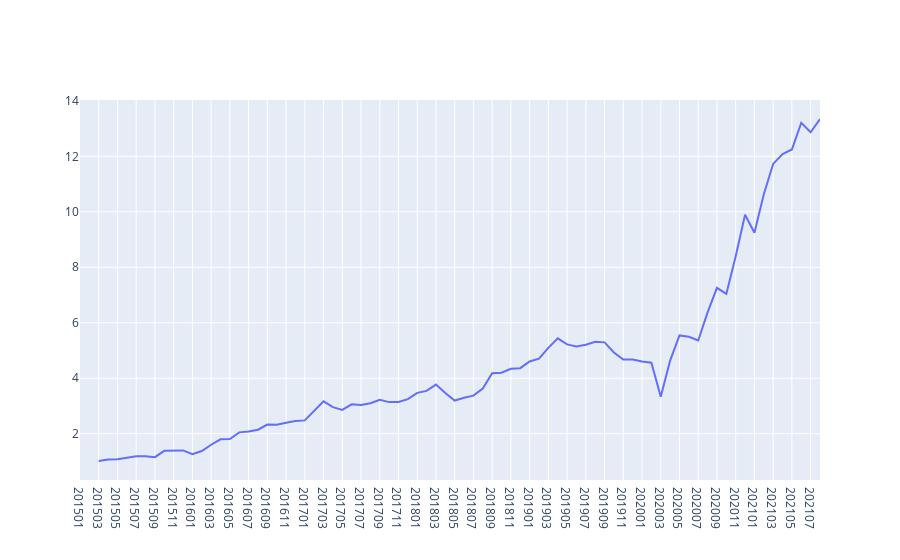

Notebook code cell kept with this figure:
### Code cell
weight1 = 1
weight2 = 0.0
weight3 = 1-weight1-weight2

rank_sum = rank1*weight1 + rank2*weight2 + rank3*weight3
rank_sum.yr_month=rank1.yr_month
rank_rank=rank_sum.rank(axis=1, ascending=True, pct=True)
rank_rank.yr_month=rank1.yr_month
signal=rank_rank[rank_rank<=0.03].dropna(axis=1, how='all')
signal[signal>0]=1
signal.yr_month=rank1.yr_month
signal.to_csv('ranks/multi_3factor_signal.csv')
signal=signal.shift(1)
mm_hold=signal.count(axis=1).max()
profit_arr=(signal*monthly_ret[signal.columns.tolist()]).dropna(axis=1, how='all')

signal.to_csv('equity_netprofitgrowth_signal.csv')
profit_arr['daily_ret']=profit_arr.mean(axis=1)

profit_arr['profit']=(profit_arr['daily_ret']+1).cumprod()
daily_profit=profit_arr['daily_ret'].tolist()
cumulative=profit_arr['profit'].dropna().tolist()
#print(daily_profit)
profit_arr['yr_month']=rank1.yr_month
profit_arr.to_csv('multi_3factor_profit_arr.csv')
win_arr = [x for x in daily_profit if x > 0]
loss_arr=[x for x in daily_profit if x < 0]
win_rate = len(win_arr) / (len(loss_arr)+len(win_arr))
#cumulative.to_csv('3factor_cumulative.csv')
dd_arr=[]
for i in range(len(cumulative)):
    if i>0:
        dd_arr.append((max(cumulative[:i])- cumulative[i-1])/max(cumulative[:i]))
max_dd=max(dd_arr)
print('weight1:{} and weight2:{}'.format(weight1,weight2))
print('CUMULATIVE PROFIT: {}'.format(round(cumulative[-1],4)))
print('MDD: {}' .format(max_dd))
print("mm_holding:{}------winrate:{}-----profit/MDD:{}".format(mm_hold, round(win_rate,4), round(cumulative[-1]/max_dd,4)))

fig = go.Figure()
fig.add_trace(go.Scatter(x=profit_arr['yr_month'].astype(str).tolist(), y=profit_arr['profit'].tolist(),
                             mode='lines',
                             name='cumulative'))

fig.show()

### Figure 1 — Plotly figure (JSON) as saved in the notebook; plotly's stock layout.template omitted (floating-point values rounded to 4 significant figures)
{"data": [{"mode": "lines", "name": "cumulative", "type": "scatter", "x": ["201501", "201502", "201503", "201504", "201505", "201506", "201507", "201508", "201509", "201510", "201511", "201512", "201601", "201602", "201603", "201604", "201605", "201606", "201607", "201608", "201609", "201610", "201611", "201612", "201701", "201702", "201703", "201704", "201705", "201706", "201707", "201708", "201709", "201710", "201711", "201712", "201801", "201802", "201803", "201804", "201805", "201806", "201807", "201808", "201809", "201810", "201811", "201812", "201901", "201902", "201903", "201904", "201905", "201906", "201907", "201908", "201909", "201910", "201911", "201912", "202001", "202002", "202003", "202004", "202005", "202006", "202007", "202008", "202009", "202010", "202011", "202012", "202101", "202102", "202103", "202104", "202105", "202106", "202107", "202108"], "y": [null, null, 1.017, 1.075, 1.084, 1.125, 1.19, 1.189, 1.156, 1.383, 1.392, 1.399, 1.26, 1.378, 1.604, 1.8, 1.807, 2.049, 2.082, 2.146, 2.331, 2.321, 2.397, 2.455, 2.481, 2.824, 3.168, 2.959, 2.859, 3.061, 3.038, 3.101, 3.225, 3.14, 3.144, 3.249, 3.474, 3.544, 3.771, 3.465, 3.197, 3.297, 3.373, 3.631, 4.177, 4.2, 4.344, 4.363, 4.606, 4.704, 5.097, 5.438, 5.221, 5.148, 5.209, 5.317, 5.293, 4.928, 4.678, 4.679, 4.603, 4.562, 3.334, 4.637, 5.543, 5.495, 5.362, 6.374, 7.258, 7.039, 8.397, 9.892, 9.243, 10.63, 11.73, 12.08, 12.25, 13.21, 12.87, 13.35]}], "layout": {}}
